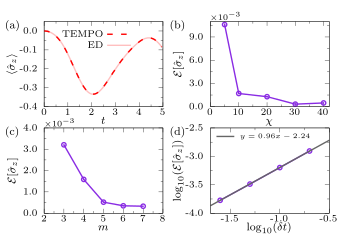

Recreate this plot in gnuplot.
set term epslatex standalone size 8.6cm,6.0cm font ",8" header\
'\usepackage{scalerel}'

lw = 4

set linestyle 1 lw lw lc rgb "pink"
set linestyle 2 lw lw lc rgb "red"
set linestyle 3 lw lw lc rgb "#009E73"
set linestyle 4 lw lw lc rgb "#009E73"
set linestyle 5 lw lw lc rgb "#8A2BE2"
set linestyle 6 lw lw lc rgb "#666666"

set style arrow 1 noborder lw 2 size 1,20

set out "fig.tex"
set multiplot

# common settings
set format x '\small{%g}'
set format y '\small{%.1f}'
set lmargin 0
set rmargin 0
set tmargin 0
set bmargin 0

w=0.35
h=0.36

y1=0.55
y2=0.10

xL=0.13
xR=0.62

# (a) sigma_z dynamics
set size w,h
set origin xL,y1
set xlabel '$t$' offset 0,1.2
set ylabel '$\langle\hat{\sigma}_z\rangle$' offset 2.8,0
set xrange [0:5]
set yrange [-0.4:0.05]
set xtics 0,1,5 offset 0,0.5
set ytics -0.4,0.1,0
set mxtics 2
set mytics 2
set label '\small{TEMPO}' at graph 0.50,0.85 right
set arrow from graph 0.53,0.85 to graph 0.73,0.85 ls 2 dt 2 nohead
set label '\small{ED}' at graph 0.50,0.72 right
set arrow from graph 0.53,0.72 to graph 0.73,0.72 ls 1 nohead
set label '(a)' at graph -0.33,0.95
unset key
plot "data/panel00_ed.csv" u 1:2 w l ls 1 notitle,\
     "data/panel00_tempo_chi30.csv" u 1:2 w l ls 2 dt 2 notitle

# (b) error vs chi
unset label
unset arrow
unset key
set size w,h
set origin xR,y1
set xlabel '$\chi$' offset 0,1.2
set ylabel '$\mathcal{E}[\hat{\sigma}_z]$' offset 1.9,0
set xrange [0:42]
set yrange [0:11]
set xtics 0,10,40 offset 0,0.5
set ytics 0,3,11
set format y '\small{%.1f}'
set mxtics 2
set mytics 2
set label '(b)' at graph -0.34,0.95
set label '$\scriptstyle{\times10^{-3}}$' at graph 0,1.05
plot "data/panel01_err_vs_chi.csv" u 1:($2*1000) w lp ls 5 pt 6 lw lw notitle

# (c) error vs k, fit with a*exp(-b*x)+c
unset label
unset arrow
set xrange [2:8]
set yrange [0:4]
set size w,h
set origin xL,y2
set xlabel '$m$' offset 0,1.2
set ylabel '$\mathcal{E}[\hat{\sigma}_z]$' offset 1.9,0
set xtics 2,1,8 offset 0,0.5
set ytics 0,1,4
set format y '\small{%.1f}'
set mxtics 2
set mytics 2
set label '(c)' at graph -0.33,0.95
set label '$\scriptstyle{\times10^{-3}}$' at graph 0,1.05
plot "data/panel10_err_vs_k.csv" u 1:($2*1000) w lp ls 5 pt 6 lw lw notitle

# (d) error vs dt (log-log)
unset label
unset arrow
set xrange [-1.7:-0.5]
set yrange [-4.0:-2.5]
f(x) = a*x + b
set fit logfile "/dev/null"
fit f(x) "data/panel11_err_vs_dt.csv" u (log10($1)):(log10($2)) via a,b
# fit result: log10(E) = 0.96*log10(dt) - 2.24
set size w,h
set origin xR,y2
set xlabel '$\log_{10}(\delta t)$' offset 0,1.2
set ylabel '$\log_{10}(\mathcal{E}[\hat{\sigma}_z])$' offset 2.8,0
set xtics -1.5,0.5,-0.5 offset 0,0.5
set ytics -4.0,0.5,-2.5
set format y '\small{%.1f}'
set format x '\small{%.1f}'
set mxtics 2
set mytics 2
set label '(d)' at graph -0.34,0.95
set arrow from graph 0.05,0.90 to graph 0.20,0.90 nohead ls 6
set label sprintf('{\scriptsize $y = %.2fx %+.2f$}', a, b) at graph 0.55,0.90
plot "data/panel11_err_vs_dt.csv" u (log10($1)):(log10($2)) w lp ls 5 pt 6 lw lw notitle,\
     f(x) w l ls 6 notitle

unset multiplot
